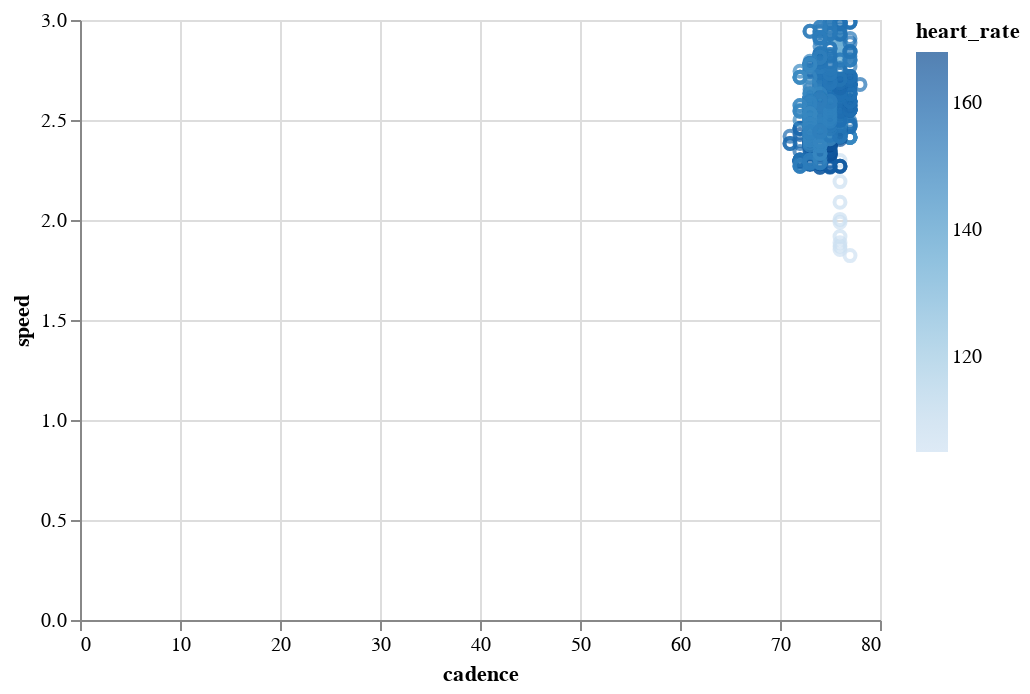

Notebook source saved alongside this figure:
### Code cell
import altair as alt

alt.Chart(record_df).mark_point().encode(
    y='speed',
    x='cadence',
    color = 'heart_rate',
).interactive()

### Figure 1 — Vega-Lite specification as saved in the notebook (floating-point values rounded to 4 significant figures; data arrays with more than 128 entries replaced by an {"elided": "..."} marker saying what was removed)
{"config": {"view": {"continuousWidth": 400, "continuousHeight": 300}}, "data": {"name": "data-f93708ec6c68536e508e880e51533cf7"}, "mark": "point", "encoding": {"color": {"field": "heart_rate", "type": "quantitative"}, "x": {"field": "cadence", "type": "quantitative"}, "y": {"field": "speed", "type": "quantitative"}}, "selection": {"selector005": {"type": "interval", "bind": "scales", "encodings": ["x", "y"]}}, "$schema": "https://vega.github.io/schema/vega-lite/v4.17.0.json", "datasets": {"data-f93708ec6c68536e508e880e51533cf7": {"elided": "1969 records"}}}
